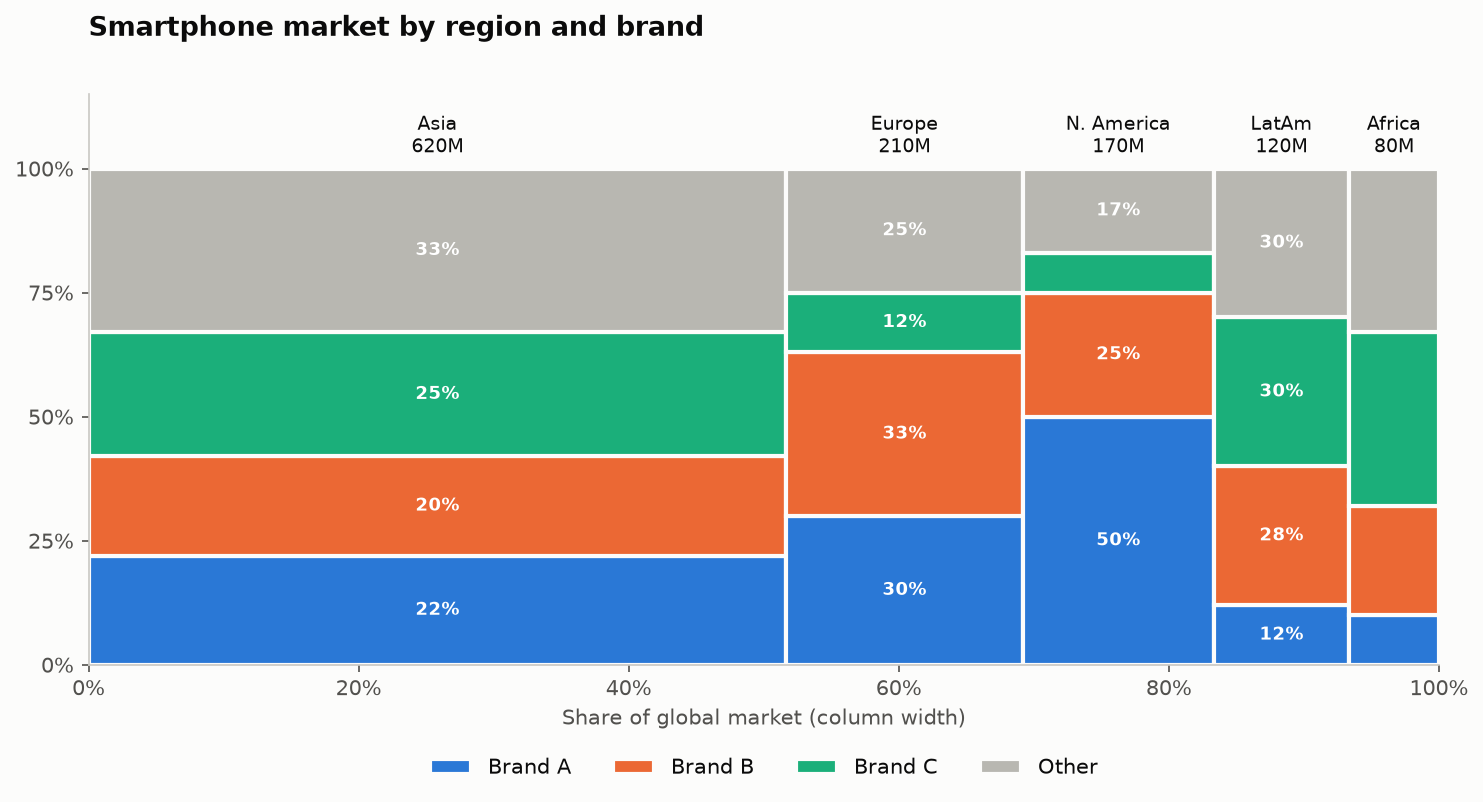

This figure's Python source:
"""
Marimekko (Mosaic) Chart  -  family: Part-to-whole

DESIGN PURPOSE
A 100% stacked bar chart in which each bar's width is proportional to its
total. It shows two part-to-whole splits at once: how big each segment is
(width) and how it divides internally (height).

WHEN TO USE
  - Show market size by segment together with share within each segment
  - Show a two-way categorical breakdown (a contingency table) as areas
  - Spot which large segments a player is weak in

AVOID WHEN
  - Readers are unfamiliar with it and there is no time to explain it
  - There are many columns or many rows (thin slivers become unreadable)

ALTERNATIVES
  - 100% stacked bar + separate bar of totals
  - Treemap
  - Heatmap table

EXAMPLE
Smartphone market: size of each region (width) and brand share within it
(height).

Run:  python marimekko.py
"""
import sys
from pathlib import Path

import numpy as np
import pandas as pd
import matplotlib.pyplot as plt

# Library style: categorical colors in fixed order, recessive axes, hairline grid.
PALETTE = ["#2a78d6", "#eb6834", "#1baf7a", "#eda100",
           "#e87ba4", "#008300", "#6250d6", "#e34948"]
SEQ_CMAP = "Blues"      # sequential: one hue, light -> dark
DIV_CMAP = "RdBu_r"     # diverging: two opposite hues, neutral midpoint
GRAY = "#b8b7b1"        # de-emphasised marks
plt.rcParams.update({
    "figure.figsize": (8, 4.8), "figure.dpi": 110, "figure.facecolor": "#fcfcfb",
    "axes.facecolor": "#fcfcfb", "axes.edgecolor": "#c9c8c3", "axes.linewidth": 0.8,
    "axes.spines.top": False, "axes.spines.right": False,
    "axes.grid": True, "grid.color": "#e6e5e1", "grid.linewidth": 0.6, "axes.axisbelow": True,
    "axes.prop_cycle": plt.cycler(color=PALETTE),
    "axes.titlesize": 13, "axes.titleweight": "bold", "axes.titlelocation": "left",
    "axes.labelcolor": "#52514e", "xtick.color": "#52514e", "ytick.color": "#52514e",
    "text.color": "#0b0b0b", "font.size": 10, "lines.linewidth": 2,
    "legend.frameon": False,
})

# --- Example data ------------------------------------------------------------
regions = ["Asia", "Europe", "N. America", "LatAm", "Africa"]
size = pd.Series([620, 210, 170, 120, 80], index=regions)  # units, millions
share = pd.DataFrame({
    "Brand A": [22, 30, 50, 12, 10],
    "Brand B": [20, 33, 25, 28, 22],
    "Brand C": [25, 12, 8, 30, 35],
    "Other":   [33, 25, 17, 30, 33],
}, index=regions)
share.assign(total_units_m=size)

# --- Plot --------------------------------------------------------------------
fig, ax = plt.subplots(figsize=(10, 5.5))
widths = size / size.sum() * 100
lefts = np.concatenate([[0], np.cumsum(widths)[:-1]])
colors = PALETTE[:3] + [GRAY]
for x, w, region in zip(lefts, widths, regions):
    bottom = 0
    for j, brand in enumerate(share.columns):
        h = share.loc[region, brand]
        ax.bar(x, h, width=w, bottom=bottom, align="edge", color=colors[j],
               edgecolor="#fcfcfb", linewidth=2, label=brand if region == regions[0] else None)
        if w > 8 and h >= 10:
            ax.text(x + w / 2, bottom + h / 2, f"{h}%", ha="center", va="center",
                    color="white", fontsize=8.5, fontweight="bold")
        bottom += h
    ax.text(x + w / 2, 102, f"{region}\n{size[region]}M", ha="center", va="bottom", fontsize=9)
ax.set_xlim(0, 100)
ax.set_ylim(0, 115)
ax.set_yticks(range(0, 101, 25), [f"{t}%" for t in range(0, 101, 25)])
ax.set_xlabel("Share of global market (column width)")
ax.xaxis.set_major_formatter(lambda v, _: f"{v:.0f}%")
ax.grid(False)
ax.set_title("Smartphone market by region and brand", pad=28)
ax.legend(ncol=4, loc="upper center", bbox_to_anchor=(0.5, -0.13))
fig.tight_layout()

# --- Save / show -------------------------------------------------------------
out = Path(__file__).with_name(Path(__file__).stem + ".png")
fig.savefig(out, dpi=150, bbox_inches="tight")
print(f"saved {out}")
if "--no-show" not in sys.argv:
    plt.show()
